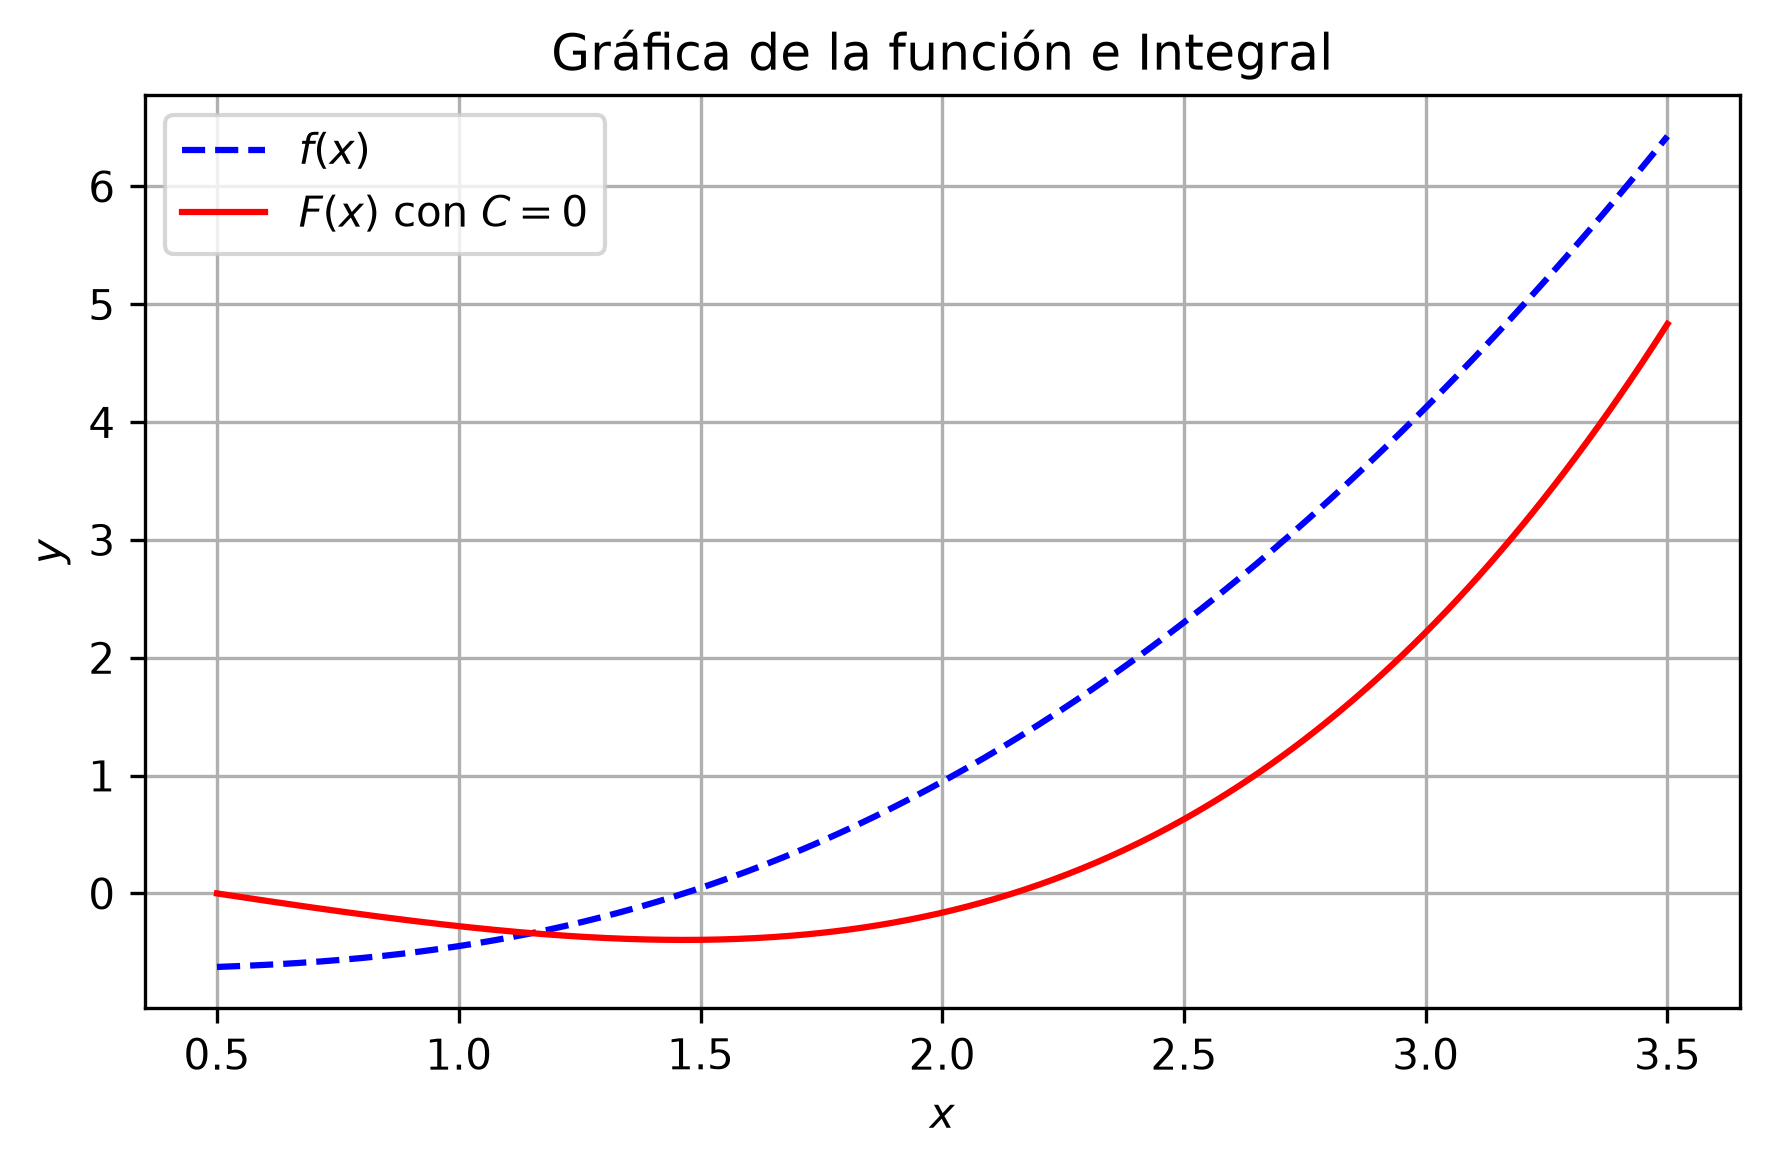

The script that saved this image:
import matplotlib
matplotlib.use('Agg')
import numpy as np
import matplotlib.pyplot as plt

def f(x):
    return (x**3 - x**2 - 1) / np.sqrt(x**2 + 2*x + 2)

def F(x):
    return ((x**2 - 4*x + 8) / 3) * np.sqrt(x**2 + 2*x + 2) - np.log(np.abs(x + 1 + np.sqrt(x**2 + 2*x + 2)))

x_vals = np.linspace(0.5, 3.5, 400)
y_f = f(x_vals)
y_F = F(x_vals) - F(0.5)

plt.figure(figsize=(6, 4))
plt.plot(x_vals, y_f, label=r'$f(x)$', color='blue', linestyle='--')
plt.plot(x_vals, y_F, label=r'$F(x)$ con $C=0$', color='red')
plt.title('Gráfica de la función e Integral')
plt.xlabel('$x$')
plt.ylabel('$y$')
plt.grid(True)
plt.legend()
plt.tight_layout()

plt.savefig(r'semana_05/graficas/SEM05_P15_grafica.png', dpi=300, bbox_inches='tight')
plt.close()
